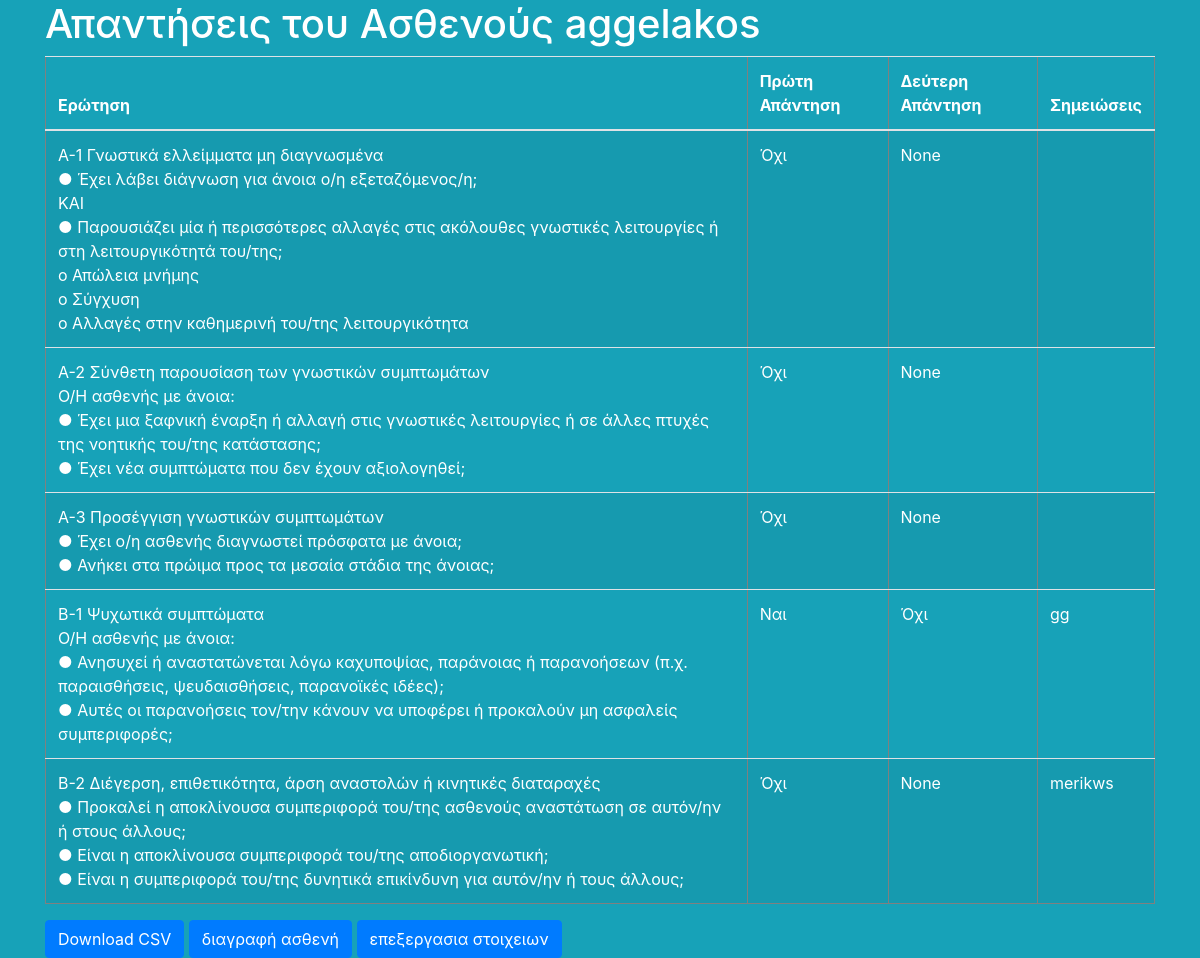
The page /poll/patient_choices?id=94 on the database its author committed.
### poll/models.py (models this page shows, shortened)
class Patient(models.Model):
    IDENTITY = models.CharField(max_length=10,null=True)
    EDUCCATEGORY = models.CharField(max_length=100,null=True)
    EDUCPATIENT = models.CharField(max_length=100,null=True)
    SEXPATIENT = models.CharField(max_length=100,null=True)
    AGEPATIENT = models.CharField(max_length=10,null=True)
    ECUCCARERCAT = models.CharField(max_length=100,null=True)
    EDUCCARER = models.CharField(max_length=100,null=True)
    SEXCARER = models.CharField(max_length=100,null=True)
    AGECARER = models.CharField(max_length=100,null=True)
    RELATIONSHIPCARER = models.CharField(max_length=100,null=True)
    LIVESIN = models.CharField(max_length=100,null=True)
    kentro = models.CharField(max_length=100,null=True)
    date = models.CharField(max_length=100,null=True)
    NPI = models.CharField(max_length=100,null=True)
    STAGE = models.CharField(max_length=100,null=True)
    IADL = models.CharField(max_length=100,null=True)
    MMSE = models.CharField(max_length=100,null=True)
    DOCTOR = models.ForeignKey(User, on_delete=models.CASCADE,null=True)

class Choice(models.Model):
    question = models.ForeignKey(Question, on_delete=models.CASCADE)
    user = models.ForeignKey(User, on_delete=models.CASCADE)
    patient = models.ForeignKey(Patient, on_delete=models.CASCADE,null=True)
    notes = models.CharField(max_length=200,null=True)
    first_answer = models.CharField(max_length=10)
    second_answer = models.CharField(max_length=10,null=True)

class Question(models.Model):
    question_text = models.CharField(max_length=750)

### poll/views.py (the view)
# urls.py: path('patient_choices',views.patient_choices, name='patient_choices'),
def patient_choices(request):
    patient_id = request.GET.get('id', None)
    if patient_id is not None:
        try:
            patient = Patient.objects.get(id=patient_id)
            patient_choices = Choice.objects.filter(patient=patient)
            context = {
                'patient': patient,
                'patient_choices': patient_choices
            }
            return render(request, 'poll/patient_choices.html', context)
        except Patient.DoesNotExist:
            return render(request, 'poll/saved_patients.html')
    return render(request, 'poll/patient_choices.html')

### templates/poll/patient_choices.html (shortened to what this page needs)
<!DOCTYPE html>
<html lang="en">
<head>
    <link rel="stylesheet" href="https://cdn.jsdelivr.net/npm/bootstrap@4.6.2/dist/css/bootstrap.min.css">
    {% load static %}
    <link rel="stylesheet" type="text/css" href="{% static 'poll/css/style.css' %}">
</head>
<body class="container bg-info">
    <h1 class="text-white">Απαντήσεις του Ασθενούς {{ patient.IDENTITY }}</h1>
    {% if patient_choices %}
        <table class="table table-striped text-white" border="1">
            <thead>
                <tr>
                    <th>Ερώτηση</th>
                    <th>Πρώτη Απάντηση</th>
                    <th>Δεύτερη Απάντηση</th>
                    <th>Σημειώσεις</th>
                </tr>
            </thead>
            <tbody>
                {% for choice in patient_choices %}
                    <tr>
                        <td>{{ choice.question.question_text|safe }}</td>
                        <td>{{ choice.first_answer }}</td>
                        <td>{{ choice.second_answer }}</td>
                        <td>{{ choice.notes }}</td>
                    </tr>
                {% endfor %}
            </tbody>
        </table>
        <a href="{% url 'poll:download_patient_choices_csv' patient.id %}" class="btn btn-primary" download>
          Download CSV
        </a>
        <a class="btn btn-primary" href="{% url 'poll:del_patient' %}?id={{ patient.id }}">διαγραφή ασθενή</a>
        <a class="btn btn-primary" href="{% url 'poll:edit_patient' patient.id %}">επεξεργασια στοιχειων</a>
    {% else %}
        <p>Ο ασθενής δεν έχει δώσει ακόμη απαντήσεις.</p>
        <a class="btn btn-primary" href="{% url 'poll:del_patient' %}?id={{ patient.id }}">διαγραφή ασθενή</a>
        <a class="btn btn-primary" href="{% url 'poll:edit_patient' patient.id %}">επεξεργασια στοιχειων</a>
    {% endif %}
</body>
</html>

### rows shown on the page
Patient: IDENTITY "aggelakos"
Choice: question.question_text "A-1 Γνωστικά ελλείμματα μη διαγνωσμένα ● Έχει λάβει διάγνωση για άνοια ο/η εξεταζόμενος/η; ΚΑΙ ● Παρουσιάζει μία ή περισσότερες αλλαγές στις ακόλουθες γνωστικές λειτουργίες ή στη λειτουργικότητά του/της; o Απώλεια μνήμης o Σύγχυση o Αλλαγές στην καθημερινή του/της λειτουργικότητα", first_answer "Όχι", second_answer "None"
Choice: question.question_text "A-2 Σύνθετη παρουσίαση των γνωστικών συμπτωμάτων Ο/Η ασθενής με άνοια: ● Έχει μια ξαφνική έναρξη ή αλλαγή στις γνωστικές λειτουργίες ή σε άλλες πτυχές της νοητικής του/της κατάστασης; ● Έχει νέα συμπτώματα που δεν έχουν αξιολογηθεί;", first_answer "Όχι", second_answer "None"
Choice: question.question_text "A-3 Προσέγγιση γνωστικών συμπτωμάτων ● Έχει ο/η ασθενής διαγνωστεί πρόσφατα με άνοια; ● Ανήκει στα πρώιμα προς τα μεσαία στάδια της άνοιας;", first_answer "Όχι", second_answer "None"
Choice: question.question_text "B-1 Ψυχωτικά συμπτώματα Ο/Η ασθενής με άνοια: ● Ανησυχεί ή αναστατώνεται λόγω καχυποψίας, παράνοιας ή παρανοήσεων (π.χ. παραισθήσεις, ψευδαισθήσεις, παρανοϊκές ιδέες); ● Αυτές οι παρανοήσεις τον/την κάνουν να υποφέρει ή προκαλούν μη ασφαλείς συμπεριφορές;", first_answer "Ναι", second_answer "Όχι", notes "gg"
Choice: question.question_text "B-2 Διέγερση, επιθετικότητα, άρση αναστολών ή κινητικές διαταραχές ● Προκαλεί η αποκλίνουσα συμπεριφορά του/της ασθενούς αναστάτωση σε αυτόν/ην ή στους άλλους; ● Είναι η αποκλίνουσα συμπεριφορά του/της αποδιοργανωτική; ● Είναι η συμπεριφορά του/της δυνητικά επικίνδυνη για αυτόν/ην ή τους άλλους;", first_answer "Όχι", second_answer "None", notes "merikws"
